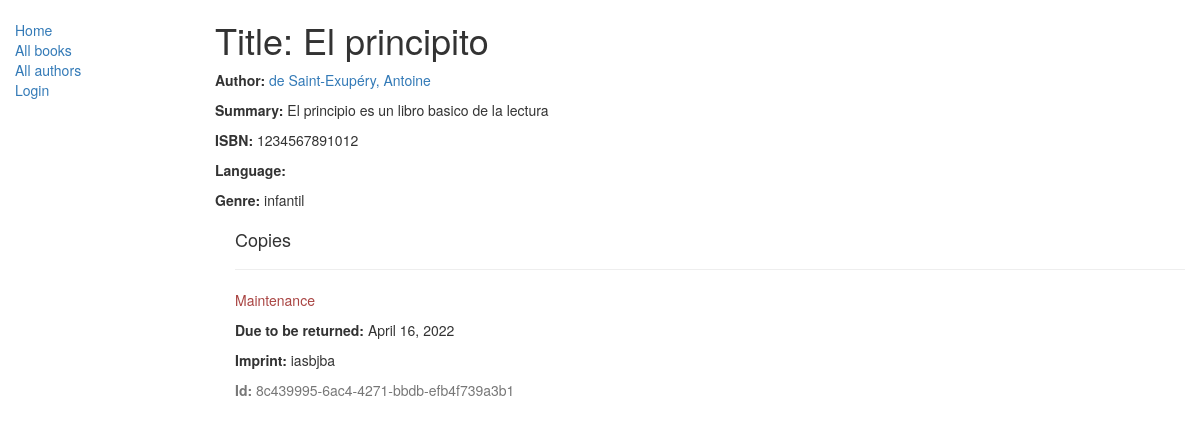
/catalog/book/1, run on the app's committed database.
### catalog/models.py (models this page shows, shortened)
class Book(models.Model):
    title = models.CharField(max_length=200)
    author = models.ForeignKey('Author', on_delete=models.SET_NULL, null=True)
    summary = models.TextField(max_length=1000, help_text="Ingrese una breve descripción del libro")
    isbn = models.CharField('ISBN',max_length=13, help_text='13 Caracteres <a href="https://www.isbn-international.org/content/what-isbn">ISBN number</a>')
    genre = models.ManyToManyField(Genre, help_text="Seleccione un genero para este libro")

class Author(models.Model):
    first_name = models.CharField(max_length=100)
    last_name = models.CharField(max_length=100)
    date_of_birth = models.DateField(null=True, blank=True)
    date_of_death = models.DateField('Died', null=True, blank=True)
    def __str__(self):
        return '%s, %s' % (self.last_name, self.first_name)

class Genre(models.Model):
    name = models.CharField(max_length=200, help_text="Ingrese el nombre del género (p. ej. Ciencia Ficción, Poesía Francesa etc.)")
    def __str__(self):
        return self.name

class BookInstance(models.Model):
    id = models.UUIDField(primary_key=True, default=uuid.uuid4, help_text="ID único para este libro particular en toda la biblioteca")
    book = models.ForeignKey('Book', on_delete=models.SET_NULL, null=True)
    imprint = models.CharField(max_length=200)
    due_back = models.DateField(null=True, blank=True)
    borrower = models.ForeignKey(User, on_delete=models.SET_NULL, null=True, blank=True)
    LOAN_STATUS = (
        ('m', 'Maintenance'),
        ('o', 'On loan'),
        ('a', 'Available'),
        ('r', 'Reserved'),
    )
    status = models.CharField(max_length=1, choices=LOAN_STATUS, blank=True, default='m', help_text='Disponibilidad del libro')
    class Meta:
        ordering = ["due_back"]
        permissions = (("can_mark_returned", "Set book as returned"),)

### catalog/views.py (the view)
# urls.py: re_path(r'^book/(?P<pk>\d+)$', views.BookDetailView.as_view(), name='book-detail'),
class BookDetailView(generic.DetailView):
    model = Book

### catalog/templates/catalog/book_detail.html
{% extends "base_generic.html" %}
{% block content %}
  <h1>Title: {{ book.title }}</h1>
  <p><strong>Author:</strong> <a href="">{{ book.author }}</a></p>
  <p><strong>Summary:</strong> {{ book.summary }}</p>
  <p><strong>ISBN:</strong> {{ book.isbn }}</p>
  <p><strong>Language:</strong> {{ book.language }}</p>
  <p><strong>Genre:</strong> {% for genre in book.genre.all %} {{ genre }}{% if not forloop.last %}, {% endif %}{% endfor %}</p>
  <div style="margin-left:20px;margin-top:20px">
    <h4>Copies</h4>
    {% for copy in book.bookinstance_set.all %}
    <hr>
    <p class="{% if copy.status == 'a' %}text-success{% elif copy.status == 'm' %}text-danger{% else %}text-warning{% endif %}">{{ copy.get_status_display }}</p>
    {% if copy.status != 'a' %}<p><strong>Due to be returned:</strong> {{copy.due_back}}</p>{% endif %}
    <p><strong>Imprint:</strong> {{copy.imprint}}</p>
    <p class="text-muted"><strong>Id:</strong> {{copy.id}}</p>
    {% endfor %}
  </div>
{% endblock %}

### catalog/templates/base_generic.html (shortened to what this page needs)
<!DOCTYPE html>
<html lang="en">
<head>
  <link rel="stylesheet" href="https://maxcdn.bootstrapcdn.com/bootstrap/3.3.7/css/bootstrap.min.css">
  {% load static %}
  <link rel="stylesheet" href="{% static 'css/styles.css' %}">
</head>
<body>
  <div class="container-fluid">
    <div class="row">
      <div class="col-sm-2">
      {% block sidebar %}
      <ul class="sidebar-nav">
          <li><a href="{% url 'index' %}">Home</a></li>
          <li><a href="{% url 'books' %}">All books</a></li>
          <li><a href="{% url 'authors' %}">All authors</a></li>
          {% if user.is_authenticated %}
              <li>User: {{ user.get_username }}</li>
              <li><a href="{% url 'my-borrowed' %}">My Borrowed</a></li>
              <li><a href="{% url 'logout'%}?next={{request.path}}">Logout</a></li>
          {% else %}
              <li><a href="{% url 'login'%}?next={{request.path}}">Login</a></li>
          {% endif %}
      </ul>
     {% endblock %}
      </div>
      <div class="col-sm-10 ">
      {% block content %}{% endblock %}
      </div>
    </div>
  </div>
</body>
</html>

### catalog/static/css/styles.css (style rules this page uses)
.sidebar-nav { margin-top: 20px; padding: 0; list-style: none; }

### data on the page
Book: title "El principito", author "de Saint-Exupéry, Antoine", summary "El principio es un libro basico de la lectura", isbn "1234567891012"
Genre: name "infantil"
BookInstance: status "Maintenance", due_back "April 16, 2022", imprint "iasbjba", id "8c439995-6ac4-4271-bbdb-efb4f739a3b1"
